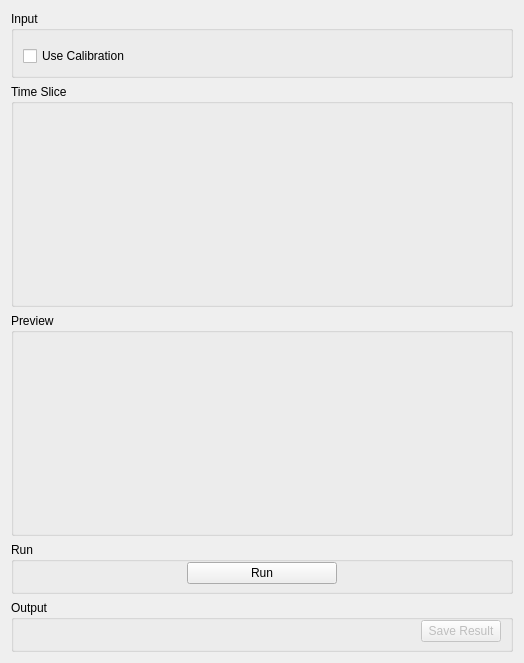
<?xml version="1.0" encoding="UTF-8"?>
<ui version="4.0">
 <class>ISISDiagnostics</class>
 <widget class="QWidget" name="ISISDiagnostics">
  <property name="geometry">
   <rect>
    <x>0</x>
    <y>0</y>
    <width>524</width>
    <height>634</height>
   </rect>
  </property>
  <property name="minimumSize">
   <size>
    <width>500</width>
    <height>0</height>
   </size>
  </property>
  <property name="windowTitle">
   <string>Form</string>
  </property>
  <layout class="QVBoxLayout" name="verticalLayout_25">
   <item>
    <widget class="QGroupBox" name="gbInput">
     <property name="title">
      <string>Input</string>
     </property>
     <layout class="QVBoxLayout" name="verticalLayout_4">
      <item>
       <layout class="QHBoxLayout" name="loInputFiles">
        <item>
         <widget class="MantidQt::API::FileFinderWidget" name="dsInputFiles" native="true">
          <property name="sizePolicy">
           <sizepolicy hsizetype="Preferred" vsizetype="Fixed">
            <horstretch>0</horstretch>
            <verstretch>41</verstretch>
           </sizepolicy>
          </property>
          <property name="findRunFiles" stdset="0">
           <bool>true</bool>
          </property>
          <property name="label" stdset="0">
           <string>Input Runs</string>
          </property>
          <property name="multipleFiles" stdset="0">
           <bool>true</bool>
          </property>
          <property name="fileExtensions" stdset="0">
           <stringlist>
            <string>.raw</string>
           </stringlist>
          </property>
         </widget>
        </item>
       </layout>
      </item>
      <item>
       <layout class="QHBoxLayout" name="loCalibration">
        <item>
         <widget class="QCheckBox" name="ckUseCalibration">
          <property name="sizePolicy">
           <sizepolicy hsizetype="Minimum" vsizetype="Minimum">
            <horstretch>0</horstretch>
            <verstretch>0</verstretch>
           </sizepolicy>
          </property>
          <property name="text">
           <string>Use Calibration</string>
          </property>
         </widget>
        </item>
        <item>
         <widget class="MantidQt::MantidWidgets::DataSelector" name="dsCalibration" native="true">
          <property name="sizePolicy">
           <sizepolicy hsizetype="Minimum" vsizetype="Fixed">
            <horstretch>0</horstretch>
            <verstretch>0</verstretch>
           </sizepolicy>
          </property>
          <property name="autoLoad" stdset="0">
           <bool>true</bool>
          </property>
          <property name="loadLabelText" stdset="0">
           <string/>
          </property>
          <property name="workspaceSuffixes" stdset="0">
           <stringlist>
            <string>_calib</string>
           </stringlist>
          </property>
          <property name="fileBrowserSuffixes" stdset="0">
           <stringlist>
            <string>_calib.nxs</string>
           </stringlist>
          </property>
          <property name="showLoad" stdset="0">
           <bool>false</bool>
          </property>
         </widget>
        </item>
       </layout>
      </item>
     </layout>
    </widget>
   </item>
   <item>
    <widget class="QGroupBox" name="gbTimeSlice">
     <property name="title">
      <string>Time Slice</string>
     </property>
     <layout class="QHBoxLayout" name="horizontalLayout_2">
      <property name="topMargin">
       <number>0</number>
      </property>
      <property name="bottomMargin">
       <number>0</number>
      </property>
      <item>
       <widget class="QFrame" name="fPropertyTable">
        <property name="minimumSize">
         <size>
          <width>200</width>
          <height>0</height>
         </size>
        </property>
        <layout class="QGridLayout" name="gridLayout">
         <property name="leftMargin">
          <number>0</number>
         </property>
         <property name="topMargin">
          <number>0</number>
         </property>
         <property name="rightMargin">
          <number>0</number>
         </property>
         <property name="bottomMargin">
          <number>0</number>
         </property>
         <item row="0" column="0">
          <layout class="QVBoxLayout" name="properties">
           <property name="topMargin">
            <number>9</number>
           </property>
           <property name="bottomMargin">
            <number>9</number>
           </property>
          </layout>
         </item>
        </layout>
       </widget>
      </item>
      <item>
       <widget class="MantidQt::MantidWidgets::PreviewPlot" name="ppRawPlot" native="true">
        <property name="minimumSize">
         <size>
          <width>0</width>
          <height>200</height>
         </size>
        </property>
        <property name="canvasColour" stdset="0">
         <color>
          <red>255</red>
          <green>255</green>
          <blue>255</blue>
         </color>
        </property>
       </widget>
      </item>
     </layout>
    </widget>
   </item>
   <item>
    <widget class="QGroupBox" name="gbPreview">
     <property name="title">
      <string>Preview</string>
     </property>
     <layout class="QVBoxLayout" name="verticalLayout_15">
      <property name="topMargin">
       <number>0</number>
      </property>
      <property name="bottomMargin">
       <number>0</number>
      </property>
      <item>
       <widget class="MantidQt::MantidWidgets::PreviewPlot" name="ppSlicePreview" native="true">
        <property name="minimumSize">
         <size>
          <width>0</width>
          <height>200</height>
         </size>
        </property>
        <property name="canvasColour" stdset="0">
         <color>
          <red>255</red>
          <green>255</green>
          <blue>255</blue>
         </color>
        </property>
       </widget>
      </item>
     </layout>
    </widget>
   </item>
   <item>
    <widget class="QGroupBox" name="gbRun">
     <property name="sizePolicy">
      <sizepolicy hsizetype="Preferred" vsizetype="Fixed">
       <horstretch>0</horstretch>
       <verstretch>0</verstretch>
      </sizepolicy>
     </property>
     <property name="title">
      <string>Run</string>
     </property>
     <layout class="QHBoxLayout" name="horizontalLayout">
      <property name="topMargin">
       <number>0</number>
      </property>
      <property name="bottomMargin">
       <number>7</number>
      </property>
      <item>
       <spacer name="horizontalSpacer">
        <property name="orientation">
         <enum>Qt::Horizontal</enum>
        </property>
        <property name="sizeHint" stdset="0">
         <size>
          <width>197</width>
          <height>20</height>
         </size>
        </property>
       </spacer>
      </item>
      <item>
       <widget class="QPushButton" name="pbRun">
        <property name="minimumSize">
         <size>
          <width>150</width>
          <height>0</height>
         </size>
        </property>
        <property name="maximumSize">
         <size>
          <width>180</width>
          <height>16777215</height>
         </size>
        </property>
        <property name="text">
         <string>Run</string>
        </property>
       </widget>
      </item>
      <item>
       <spacer name="horizontalSpacer_2">
        <property name="orientation">
         <enum>Qt::Horizontal</enum>
        </property>
        <property name="sizeHint" stdset="0">
         <size>
          <width>196</width>
          <height>20</height>
         </size>
        </property>
       </spacer>
      </item>
     </layout>
    </widget>
   </item>
   <item>
    <widget class="QGroupBox" name="gbOutput">
     <property name="title">
      <string>Output</string>
     </property>
     <layout class="QHBoxLayout" name="horizontalLayout_3">
      <property name="topMargin">
       <number>0</number>
      </property>
      <property name="bottomMargin">
       <number>7</number>
      </property>
      <item>
       <widget class="MantidQt::CustomInterfaces::IndirectPlotOptionsView" name="ipoPlotOptions" native="true"/>
      </item>
      <item>
       <spacer name="horizontalSpacer_1">
        <property name="orientation">
         <enum>Qt::Horizontal</enum>
        </property>
        <property name="sizeHint" stdset="0">
         <size>
          <width>40</width>
          <height>20</height>
         </size>
        </property>
       </spacer>
      </item>
      <item>
       <widget class="QPushButton" name="pbSave">
        <property name="enabled">
         <bool>false</bool>
        </property>
        <property name="text">
         <string>Save Result</string>
        </property>
       </widget>
      </item>
     </layout>
    </widget>
   </item>
  </layout>
 </widget>
 <customwidgets>
  <customwidget>
   <class>MantidQt::MantidWidgets::DataSelector</class>
   <extends>QWidget</extends>
   <header>MantidQtWidgets/Common/DataSelector.h</header>
  </customwidget>
  <customwidget>
   <class>MantidQt::CustomInterfaces::IndirectPlotOptionsView</class>
   <extends>QWidget</extends>
   <header>Common/IndirectPlotOptionsView.h</header>
   <container>1</container>
  </customwidget>
  <customwidget>
   <class>MantidQt::MantidWidgets::PreviewPlot</class>
   <extends>QWidget</extends>
   <header>MantidQtWidgets/Plotting/PreviewPlot.h</header>
   <container>1</container>
  </customwidget>
  <customwidget>
   <class>MantidQt::API::FileFinderWidget</class>
   <extends>QWidget</extends>
   <header>MantidQtWidgets/Common/FileFinderWidget.h</header>
   <container>1</container>
  </customwidget>
 </customwidgets>
 <tabstops>
  <tabstop>ckUseCalibration</tabstop>
  <tabstop>pbSave</tabstop>
 </tabstops>
 <resources/>
 <connections/>
</ui>
